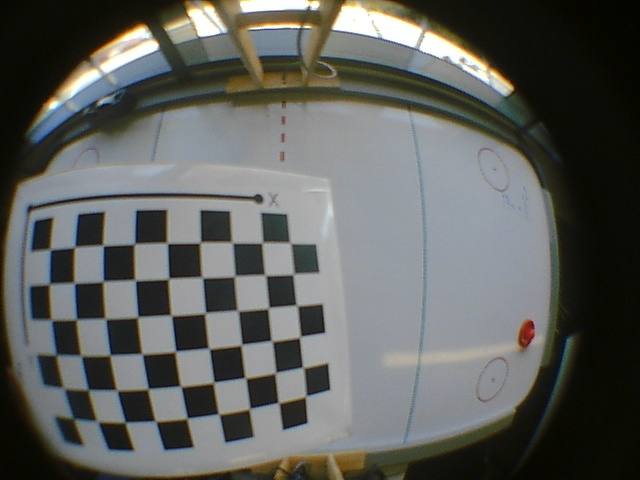
//> input picture RPi_Server_CPP/calibrate_fisheye/images/a0.jpg, 640 x 480 px, given in place of the camera
$ ./rCV   (built with g++ and OpenCV 4)
//> lines starting //> are read from the running program, lines starting //| are printed output that depends on the picture
#include <iostream>
#include "servo.cpp"
#include "opencv2/opencv.hpp"
#include "opencv2/highgui/highgui.hpp"
#include "opencv2/imgproc/imgproc.hpp"

// Use namespaces to make code easier to read.
using namespace cv;
using namespace std;

int main(){

    // Open the camera object
    VideoCapture cap(0);
    if(!cap.isOpened()){
        cout << "Cannot open the camera" << endl;
        return -1;
    }

    // Camera parameters
    cap.set(CV_CAP_PROP_FRAME_WIDTH, 320);
    cap.set(CV_CAP_PROP_FRAME_HEIGHT, 240);

    // TODO: INSERT KALMAN FILTER STUFF HERE
    // Instantiate variables used by the main loop
    Mat frame, hsv;
    Moments puck;
    double momentArea, dM01, dM10;

    //Mat cMat = (Mat_<double>(3,3) << 575.0, 0, 300.0, 0, 5000, 270, 0, 0, 1);
    //Mat dMat = (Mat_<double>(5,1) << -0.75, -2.75, 0, 0, 8.0);

    // Endless loop:
    while(true){
        // Get camera frame, crop it and convert to HSV
        cap.read(frame);
//> frame is the input picture: 480 rows x 640 cols, CV_8UC3; mean B, G, R 92.8, 95.9, 94.3
        frame = frame(Rect(10, 40, 630, 400));
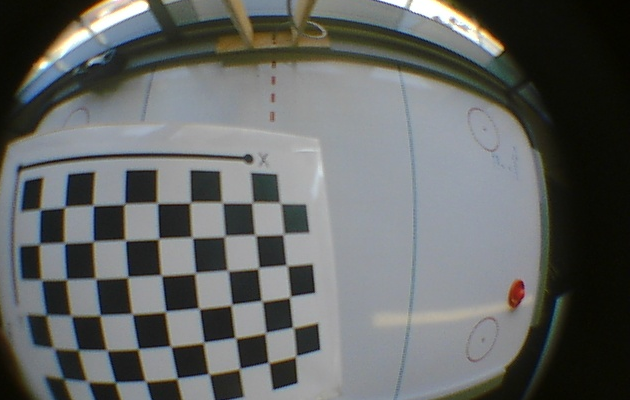
//> frame: 400 rows x 630 cols, CV_8UC3; mean B, G, R 100.6, 101.9, 99.5
        cvtColor(frame, hsv, CV_BGR2HSV);
//> hsv: 400 rows x 630 cols, CV_8UC3; mean H, S, V 70.5, 54, 106.6

        // Threshold the RGB values to find the green puck
        /*inRange(frame,
            Scalar(70,60,155),
            Scalar(175,145,255), frame);

        erode(frame, frame, getStructuringElement(MORPH_ELLIPSE, Size(3, 2)) );
        //dilate(frame, frame, getStructuringElement(MORPH_ELLIPSE, Size(5, 5)) );
        */
        imshow("Threshold", hsv);
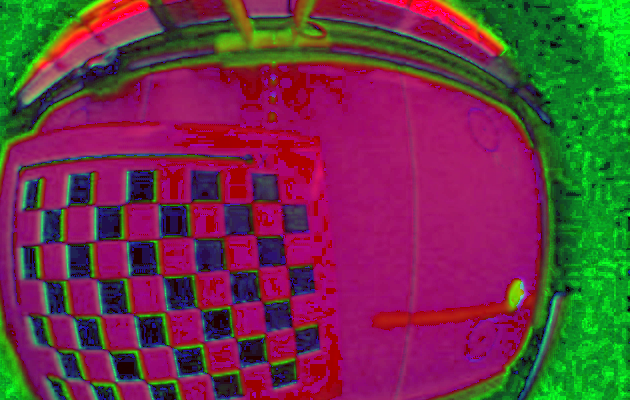
//> window 'Threshold': 400 rows x 630 cols, CV_8UC3; mean B, G, R 70.5, 54, 106.6

        // [10 lines of commented-out code are left out]
        if(waitKey(30) == 27){
//> the Esc key is pressed
            cout << "esc key is pressed by the user" << endl;
            break;
        }
    }
    destroyAllWindows();
    return 0;
}

$ run again, on RPi_Server_CPP/calibrate_fisheye/images/a10.jpg
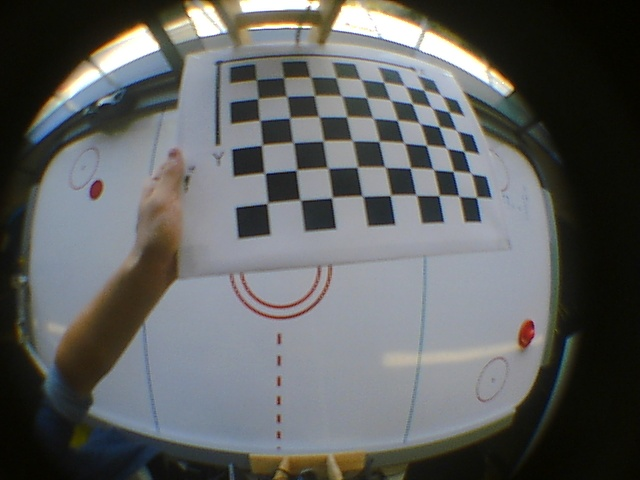
//> input picture RPi_Server_CPP/calibrate_fisheye/images/a10.jpg, 640 x 480 px, given in place of the camera
//> frame is the input picture: 480 rows x 640 cols, CV_8UC3; mean B, G, R 97, 97.4, 95.7
//> `frame = frame(Rect(10, 40, 630, 400));`:
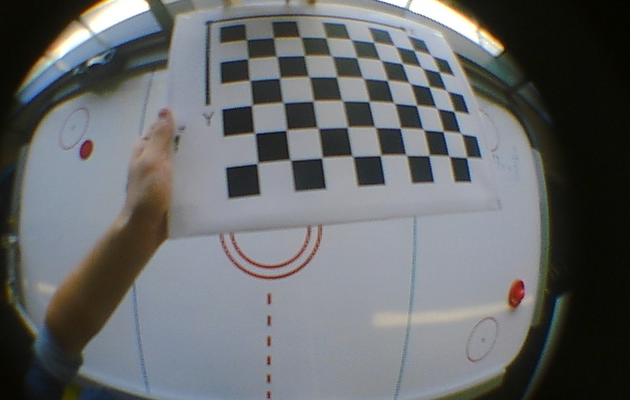
//> frame: 400 rows x 630 cols, CV_8UC3; mean B, G, R 107.4, 105.7, 103.3
//> hsv: 400 rows x 630 cols, CV_8UC3; mean H, S, V 77.6, 56.6, 113.3
//> `imshow("Threshold", hsv);`:
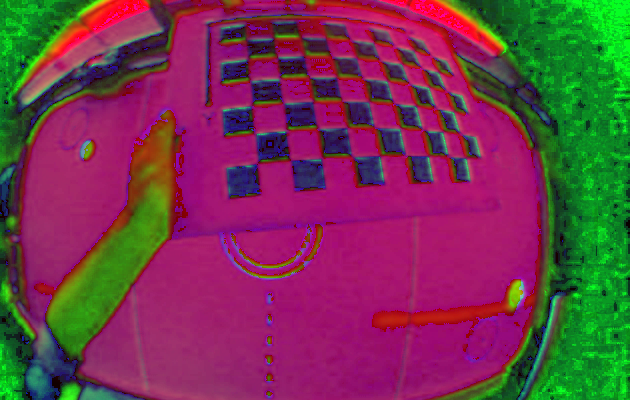
//> window 'Threshold': 400 rows x 630 cols, CV_8UC3; mean B, G, R 77.6, 56.6, 113.3

$ run again, on RPi_Server_CPP/calibrate_fisheye/images/a11.jpg
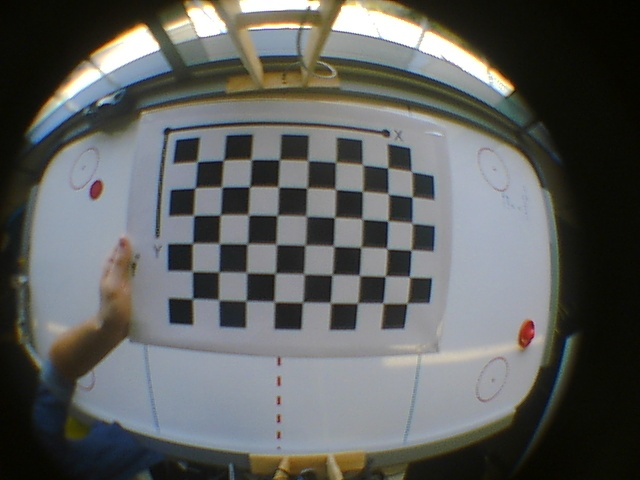
//> input picture RPi_Server_CPP/calibrate_fisheye/images/a11.jpg, 640 x 480 px, given in place of the camera
//> frame is the input picture: 480 rows x 640 cols, CV_8UC3; mean B, G, R 94.7, 96.3, 94.4
//> `frame = frame(Rect(10, 40, 630, 400));`:
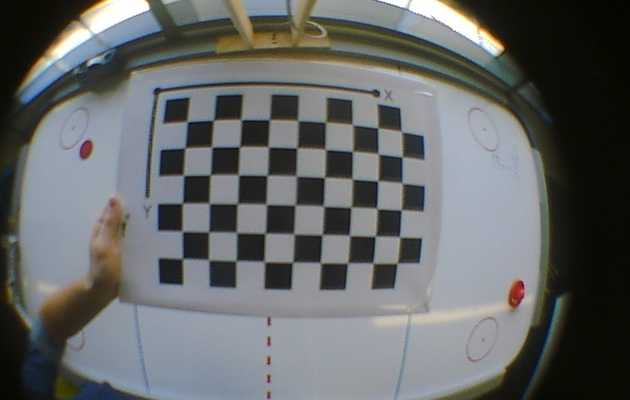
//> frame: 400 rows x 630 cols, CV_8UC3; mean B, G, R 103.6, 103.5, 100.8
//> hsv: 400 rows x 630 cols, CV_8UC3; mean H, S, V 74.3, 55.5, 110
//> `imshow("Threshold", hsv);`:
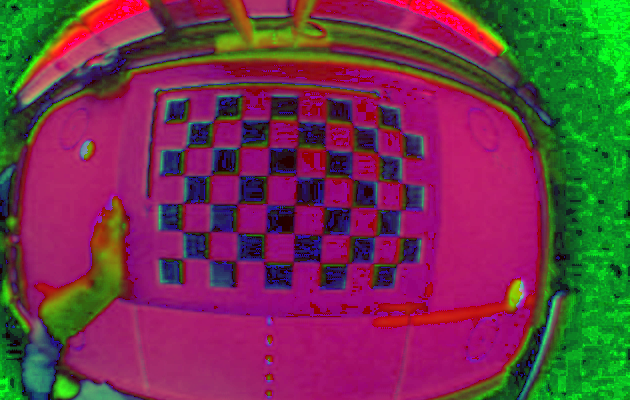
//> window 'Threshold': 400 rows x 630 cols, CV_8UC3; mean B, G, R 74.3, 55.5, 110
